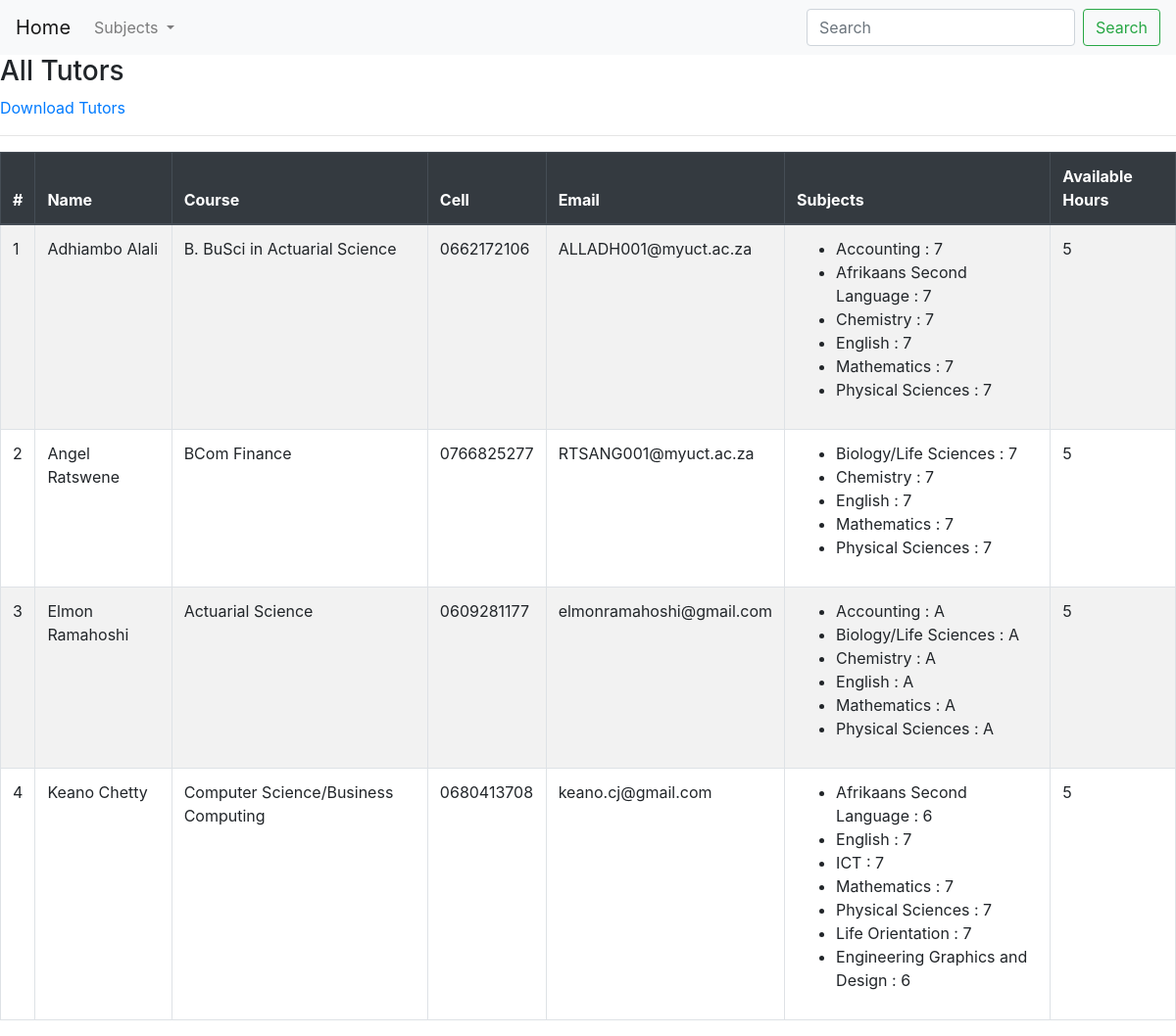
The page / on the database its author committed.
### tutors/models.py (models this page shows)
class Tutor(models.Model):
    name = models.CharField(max_length=256)
    surname = models.CharField(max_length=256)
    address = models.CharField(max_length=256)
    cell = models.CharField(max_length=128)
    email = models.EmailField()
    id_or_passport = models.CharField(max_length=256)
    academic_year = models.CharField(max_length=64)
    degree_or_major = models.CharField(max_length=128)
    number_of_hours = models.CharField(max_length=16)
    Accounting = models.CharField(max_length=3, default="NA")
    Afrikaans_Second_Language = models.CharField(max_length=3, default="NA")
    Biology_or_Life_Sciences = models.CharField(max_length=3, default="NA")
    Business = models.CharField(max_length=3, default="NA")
    Chemistry = models.CharField(max_length=3, default="NA")
    Economics = models.CharField(max_length=3, default="NA")
    English = models.CharField(max_length=3, default="NA")
    Geography = models.CharField(max_length=3, default="NA")
    History = models.CharField(max_length=3, default="NA")
    ICT = models.CharField(max_length=3, default="NA")
    isiXhosa = models.CharField(max_length=3, default="NA")
    Mathematics = models.CharField(max_length=3, default="NA")
    Mathematics_AP = models.CharField(max_length=3, default="NA")
    Physical_Sciences = models.CharField(max_length=3, default="NA")
    Other_1 = models.CharField(max_length=256, default="NA")
    Other_2 = models.CharField(max_length=256, default="NA")
    def __str__(self):
        return self.name +" "+self.surname

### tutors/views.py (the view)
# urls.py: 2. Add a URL to urlpatterns:  path('', Home.as_view(), name='home')
def Home(request):
    tutors = Tutor.objects.all()
    return render(request,
                  'tutors/allTutors.html',
                  {'tutors' : tutors}
                  )

### tutors/templates/tutors/allTutors.html (shortened to what this page needs)
{% extends 'base.html' %}
{% block content %}
    <h3>All Tutors </h3>
    <a href="{% url 'download-allTutors' %}">Download Tutors</a>
    <hr>
      <table class="table table-bordered table-striped">
        <thead class="thead-dark">
          <tr>
            <th scope="col">#</th>
            <th scope="col">Name</th>
            <th scope="col">Course</th>
            <th scope="col">Cell</th>
            <th scope="col">Email</th>
            <th scope="col">Subjects</th>
            <th scope="col">Available Hours</th>
          </tr>
        </thead>
        <tbody>
        {% for tutor in tutors %}
          <tr>
            <td>{{forloop.counter}}</td>
            <td>{{ tutor }}</th>
            <td>{{ tutor.degree_or_major }}</td>
            <td>{{ tutor.cell }}</td>
            <td>{{ tutor.email }}</td>
            <td>
                <ul>
                    {% if tutor.Accounting != 'NA'%}
                    <li>Accounting : {{tutor.Accounting}}</li>
                    {% endif %}
                    {% if tutor.Afrikaans_Second_Language != 'NA'%}
                    <li>Afrikaans Second Language : {{tutor.Afrikaans_Second_Language}}</li>
                    {% endif %}
                    {% if tutor.Biology_or_Life_Sciences != 'NA'%}
                    <li>Biology/Life Sciences : {{tutor.Biology_or_Life_Sciences}}</li>
                    {% endif %}
                    {% if tutor.Chemistry != 'NA'%}
                    <li>Chemistry : {{tutor.Chemistry}}</li>
                    {% endif %}
                    {% if tutor.English != 'NA'%}
                    <li>English : {{tutor.English}}</li>
                    {% endif %}
                    {% if tutor.ICT != 'NA'%}
                    <li>ICT : {{tutor.ICT}}</li>
                    {% endif %}
                    {% if tutor.Mathematics != 'NA'%}
                    <li>Mathematics : {{tutor.Mathematics}}</li>
                    {% endif %}
                    {% if tutor.Physical_Sciences != 'NA'%}
                    <li>Physical Sciences : {{tutor.Physical_Sciences}}</li>
                    {% endif %}
                    {% if tutor.Other_1 != 'NA'%}
                    <li>{{tutor.Other_1}}</li>
                    {% endif %}
                    {% if tutor.Other_2 != 'NA'%}
                    <li>{{tutor.Other_2}}</li>
                    {% endif %}
                </ul>
            </td>
            <td>{{tutor.number_of_hours}}</td>
          </tr>
        {% endfor %}
        </tbody>
      </table>
      {% endblock %}

### templates/base.html (shortened to what this page needs)
<!doctype html>
<html lang="en">
  <head>
    <link rel="stylesheet" href="https://cdn.jsdelivr.net/npm/bootstrap@4.3.1/dist/css/bootstrap.min.css">
  </head>
  <body>
    <nav class="navbar navbar-expand-lg navbar-light bg-light">
        <a class="navbar-brand" href="{% url 'home' %}">Home</a>
        <div class="collapse navbar-collapse" id="navbarSupportedContent">
          <ul class="navbar-nav mr-auto">
            <li class="nav-item dropdown">
              <a class="nav-link dropdown-toggle" href="#" id="navbarDropdown" role="button" data-toggle="dropdown" aria-haspopup="true" aria-expanded="false">
                Subjects
              </a>
            </li>
          </ul>
          <form class="form-inline my-2 my-lg-0">
            <input class="form-control mr-sm-2" type="search" placeholder="Search" aria-label="Search">
            <button class="btn btn-outline-success my-2 my-sm-0" type="submit">Search</button>
          </form>
        </div>
      </nav>
    <section>
        {% block content %}
        {% endblock %}
    </section>
  </body>
</html>

### rows shown on the page
Tutor: name+surname "Adhiambo Alali", degree_or_major "B. BuSci in Actuarial Science", cell "0662172106", email "ALLADH001@myuct.ac.za", Accounting "7", Afrikaans_Second_Language "7", Chemistry "7", English "7", Mathematics "7", Physical_Sciences "7", number_of_hours "5"
Tutor: name+surname "Angel Ratswene", degree_or_major "BCom Finance", cell "0766825277", email "RTSANG001@myuct.ac.za", Biology_or_Life_Sciences "7", Chemistry "7", English "7", Mathematics "7", Physical_Sciences "7", number_of_hours "5"
Tutor: name+surname "Elmon Ramahoshi", degree_or_major "Actuarial Science", cell "0609281177", email "elmonramahoshi@gmail.com", Accounting "A", Biology_or_Life_Sciences "A", Chemistry "A", English "A", Mathematics "A", Physical_Sciences "A", number_of_hours "5"
Tutor: name+surname "Keano Chetty", degree_or_major "Computer Science/Business Computing", cell "0680413708", email "keano.cj@gmail.com", Afrikaans_Second_Language "6", English "7", ICT "7", Mathematics "7", Physical_Sciences "7", Other_1 "Life Orientation : 7", Other_2 "Engineering Graphics and Design : 6", number_of_hours "5"
